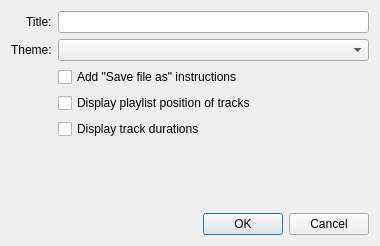
<?xml version="1.0" encoding="UTF-8"?>
<ui version="4.0">
 <class>SettingsDialog</class>
 <widget class="QDialog" name="SettingsDialog">
  <property name="geometry">
   <rect>
    <x>0</x>
    <y>0</y>
    <width>380</width>
    <height>246</height>
   </rect>
  </property>
  <property name="minimumSize">
   <size>
    <width>380</width>
    <height>150</height>
   </size>
  </property>
  <property name="windowTitle">
   <string>HTML playlist generator settings</string>
  </property>
  <layout class="QVBoxLayout" name="verticalLayout" stretch="0,1,0">
   <item>
    <layout class="QFormLayout" name="formLayout">
     <property name="labelAlignment">
      <set>Qt::AlignRight|Qt::AlignTop|Qt::AlignTrailing</set>
     </property>
     <item row="0" column="0">
      <widget class="QLabel" name="qlTitle">
       <property name="text">
        <string>Title:</string>
       </property>
       <property name="buddy">
        <cstring>qleTitle</cstring>
       </property>
      </widget>
     </item>
     <item row="0" column="1">
      <widget class="QLineEdit" name="qleTitle"/>
     </item>
     <item row="1" column="0">
      <widget class="QLabel" name="qlTheme">
       <property name="text">
        <string>Theme:</string>
       </property>
       <property name="buddy">
        <cstring>qcbTheme</cstring>
       </property>
      </widget>
     </item>
     <item row="1" column="1">
      <widget class="QComboBox" name="qcbTheme">
       <property name="sizePolicy">
        <sizepolicy hsizetype="Expanding" vsizetype="Fixed">
         <horstretch>0</horstretch>
         <verstretch>0</verstretch>
        </sizepolicy>
       </property>
      </widget>
     </item>
     <item row="2" column="1">
      <widget class="QCheckBox" name="qcbIncludeSaveAs">
       <property name="text">
        <string>Add &quot;Save file as&quot; instructions</string>
       </property>
      </widget>
     </item>
     <item row="3" column="1">
      <widget class="QCheckBox" name="qcbShowTrackPosition">
       <property name="text">
        <string>Display playlist position of tracks</string>
       </property>
      </widget>
     </item>
     <item row="4" column="1">
      <widget class="QCheckBox" name="qcbShowTrackDuration">
       <property name="text">
        <string>Display track durations</string>
       </property>
      </widget>
     </item>
    </layout>
   </item>
   <item>
    <spacer name="verticalSpacer">
     <property name="orientation">
      <enum>Qt::Vertical</enum>
     </property>
     <property name="sizeHint" stdset="0">
      <size>
       <width>20</width>
       <height>40</height>
      </size>
     </property>
    </spacer>
   </item>
   <item>
    <widget class="QDialogButtonBox" name="buttonBox">
     <property name="orientation">
      <enum>Qt::Horizontal</enum>
     </property>
     <property name="standardButtons">
      <set>QDialogButtonBox::Cancel|QDialogButtonBox::Ok</set>
     </property>
    </widget>
   </item>
  </layout>
 </widget>
 <resources/>
 <connections>
  <connection>
   <sender>buttonBox</sender>
   <signal>accepted()</signal>
   <receiver>SettingsDialog</receiver>
   <slot>accept()</slot>
   <hints>
    <hint type="sourcelabel">
     <x>224</x>
     <y>96</y>
    </hint>
    <hint type="destinationlabel">
     <x>157</x>
     <y>120</y>
    </hint>
   </hints>
  </connection>
  <connection>
   <sender>buttonBox</sender>
   <signal>rejected()</signal>
   <receiver>SettingsDialog</receiver>
   <slot>reject()</slot>
   <hints>
    <hint type="sourcelabel">
     <x>292</x>
     <y>102</y>
    </hint>
    <hint type="destinationlabel">
     <x>286</x>
     <y>120</y>
    </hint>
   </hints>
  </connection>
 </connections>
</ui>
